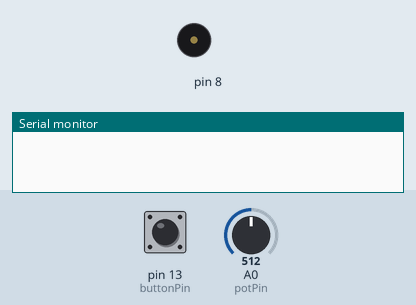
Bench run of a sketch on a simulated Arduino Uno, built with avr-gcc and run on an emulated ATmega328P. On the bench: buzzer (waves = sounding), the last lines printed to the serial monitor. The inputs (shaded band) are chosen by the test bench; at power-on: pin 13 (buttonPin) LOW, A0 (potPin) = 512.

Above: at 1.2 s.
1.3 s: pin 13 (buttonPin) pulled HIGH for 0.15 s
At 1.7 s:
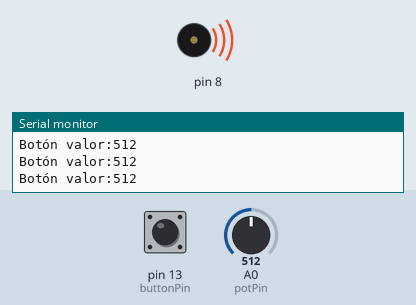
2.9 s: A0 (potPin) set to 11
At 3.9 s:
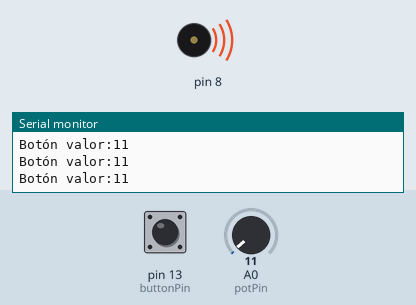
4.4 s: A0 (potPin) set to 8
At 5.3 s:
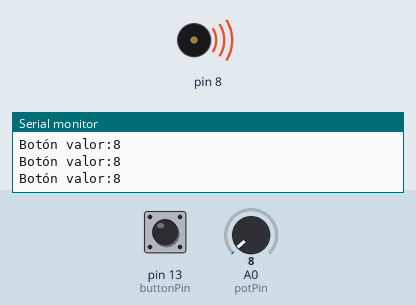
7.4 s: A0 (potPin) set to 1023
At 8.5 s:
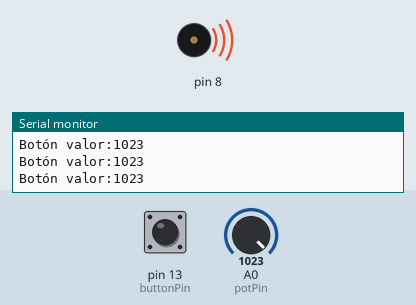
10.4 s: A0 (potPin) set to 1008
At 10.9 s:
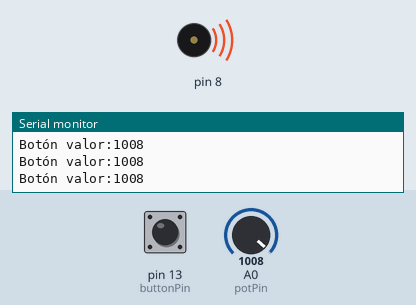
13.4 s: A0 (potPin) set to 983
At 14.1 s:
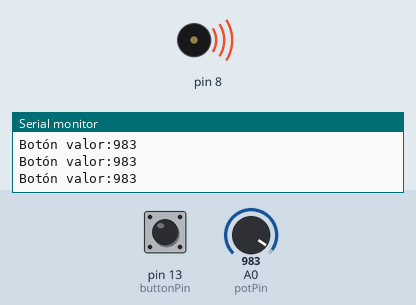
Timing chart, 0 to 15.9 s (numbered marks = the images above; inputs shaded):
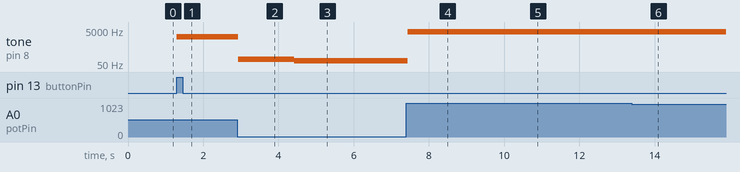

The sketch:

potenci_metro_boton_i_altavoz.ino
```cpp
int sensorValue;
int sensorLow = 1023;
int sensorHigh = 0;

int const potPin = A0;

int switchState = 0;
bool isTheButtonBeingPressed = false;
bool play = false;

int buttonPin= 13;

void setup() {
Serial.begin(9600);
pinMode(buttonPin, INPUT);

}

void loop() {
  checkButton();
  if (play) {
   sound();
  }
}

void checkButton(){
  switchState = digitalRead(buttonPin);

  if (switchState == HIGH){
    if (isTheButtonBeingPressed == false){
      play = !play;
      isTheButtonBeingPressed = true;
  }
}
else{
  isTheButtonBeingPressed = false;
}
}

void sound() {

  sensorValue = analogRead(A0);
  int pitch =
   map(sensorValue,0,1023, 50, 4000);
       Serial.print("Botón valor:");
  Serial.println(sensorValue);

  tone(8,pitch,20);}
```

Measured:
- after the input at 1.3 s, tone on pin 8: silent → 2026 Hz at once
- after the input at 2.9 s, tone on pin 8: 2026 Hz → 92 Hz at once
- after the input at 4.4 s, tone on pin 8: 92 Hz → 80 Hz at once
- after the input at 7.4 s, tone on pin 8: 80 Hz → 4000 Hz at once
- after the input at 10.4 s, tone on pin 8: 4000 Hz → 3942 Hz at once
- after the input at 13.4 s, tone on pin 8: 3942 Hz → 3845 Hz at once
